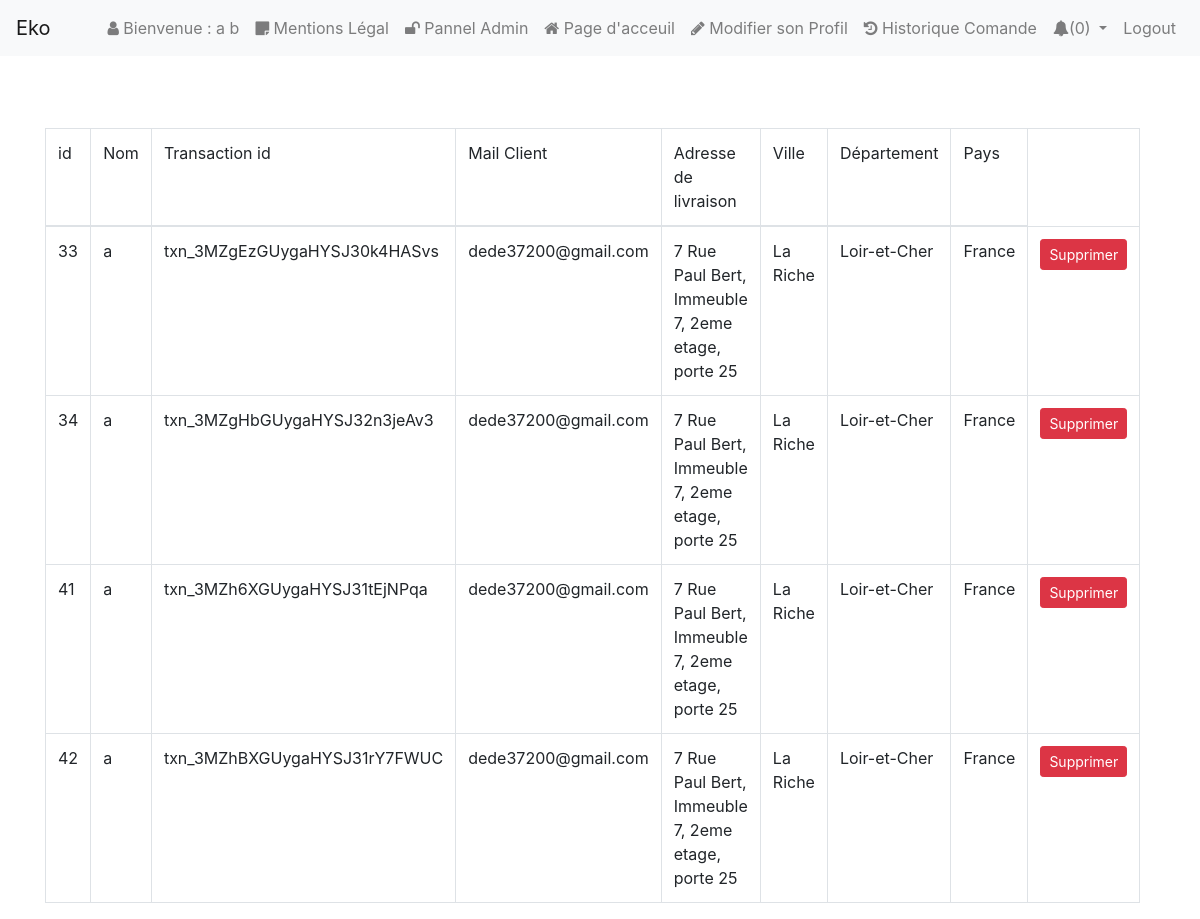
Screenshot of /connection/historique_commande.php (signed in) with the database file from the repository.
### tables this page shows
CREATE TABLE IF NOT EXISTS `order_table` (
`order_id` int(11) NOT NULL,
  `order_number` int(11) NOT NULL,
  `order_total_amount` double(12,2) NOT NULL,
  `transaction_id` varchar(200) NOT NULL,
  `card_cvc` int(5) NOT NULL,
  `card_expiry_month` varchar(30) NOT NULL,
  `card_expiry_year` varchar(30) NOT NULL,
  `order_status` varchar(50) NOT NULL,
  `card_holder_number` varchar(250) NOT NULL,
  `email_address` varchar(250) NOT NULL,
  `customer_name` varchar(250) NOT NULL,
  `customer_address` text NOT NULL,
  `customer_city` varchar(250) NOT NULL,
  `customer_pin` varchar(30) NOT NULL,
  `customer_state` varchar(250) NOT NULL,
  `customer_country` varchar(250) NOT NULL
);

### connection/historique_commande.php (the view, shortened to what this page needs)
<!DOCTYPE html>
<html lang="en">
<?php include "./header.php";?>
<body>
  <?php include "./navbar.php"; ?>
  <div class='container mt-4'>
    <div class='row'>
      <div class='col-md-8'>
        <table class='table table-bordered mt-5'>
          <thead>
            <tr>
              <td>id</td>
              <td>Nom</td>
              <td>Transaction id</td>
              <td>Mail Client</td>
              <td>Adresse de livraison</td>
              <td>Ville</td>
              <td>Département</td>
              <td>Pays</td>
            </tr>
          </thead>
          <tbody>
            <?php
              if($_SESSION["user"]["nom"]){
                $check_order= $_SESSION["user"]["nom"];
                $sql="select * from order_table WHERE customer_name = '$check_order'";
                  $res_order=$con->query($sql);
                    if($res_order->num_rows>0){
                      while($row_order=$res_order->fetch_assoc()){
                        echo "
                          <tr>
                            <td>{$row_order["order_id"]}</td>
                            <td>{$row_order["customer_name"]}</td>
                            <td>{$row_order["transaction_id"]}</td>
                            <td>{$row_order["email_address"]}</td>
                            <td>{$row_order["customer_address"]}</td>
                            <td>{$row_order["customer_city"]}</td>
                            <td>{$row_order["customer_state"]}</td>
                            <td>{$row_order["customer_country"]}</td>
                          <td><a href='delete_order.php?order_id={$row_order["order_id"]}' class='btn btn-sm btn-danger' onclick='return confirm(\"Are You Sure ?\")'>Supprimer</a></td>
                          </tr>";
                        }
                    }
                }
							?>
          </tbody>
        </table>
      </div>
    </div>
  </div>
</body>
</html>

### connection/header.php (shortened to what this page needs)
<head>
	<link rel="stylesheet" href="https://maxcdn.bootstrapcdn.com/bootstrap/4.0.0/css/bootstrap.min.css" >
	<link rel="stylesheet" href="//code.jquery.com/ui/1.13.0/themes/base/jquery-ui.css">
	<link rel="stylesheet" href="https://cdnjs.cloudflare.com/ajax/libs/font-awesome/4.4.0/css/font-awesome.css" >
</head>

### connection/navbar.php (shortened to what this page needs)
<?php
	$notifications=[];
?>
<nav class="navbar navbar-expand-lg navbar-light bg-light">
	<a class="navbar-brand" href="https://www.baimmobilier.fr/eko/connection/home.php">Eko</a>
	<div class="collapse navbar-collapse" id="navbarNav">
		<ul class="navbar-nav ml-auto">
			<li class="nav-item">
				<a class="nav-link" href="https://www.baimmobilier.fr/eko/connection/home.php"><span class='fa fa-user'></span> Bienvenue : <?= $_SESSION["user"]["nom"], ' ', $_SESSION["user"]["prenom"] ?> </a>
			</li>
			<li class="nav-item">
				<a class="nav-link" href="https://www.baimmobilier.fr/eko/mentions.php"><span class='fa fa-sticky-note'></span> Mentions Légal</a>
			</li>
			<?php
			if($_SESSION["user"]["admin"] == 1) {
			echo '<li class="nav-item"><a class="nav-link" href="https://www.baimmobilier.fr/eko/connection/admin_page.php"><span class="fa fa-unlock"></span> Pannel Admin</a></li>';
			}else{
				echo '<li class="nav-item"><a class="nav-link" href="https://www.baimmobilier.fr/eko/connection/home.php"><span class="fa fa-lock"></span> Pannel Admin</a></li>';
			}
			?>
			<li class="nav-item">
				<a class="nav-link" href="https://www.baimmobilier.fr/eko/"><span class='fa fa-home'></span> Page d'acceuil</a>
			</li>
			<li class="nav-item">
				<a class="nav-link" href="https://www.baimmobilier.fr/eko/connection/modife_profile.php"><span class='fa fa-pencil'></span> Modifier son Profil</a>
			</li>
			<li class="nav-item">
				<a class="nav-link" href="https://www.baimmobilier.fr/eko/connection/historique_commande.php"><span class='fa fa-history'></span> Historique Comande</a>
			</li>
			<li class="nav-item dropdown">
				<a class="nav-link dropdown-toggle" href="#" id="navbarDropdown" role="button" data-toggle="dropdown" aria-haspopup="true" aria-expanded="true">
					<span class='fa fa-bell'></span>(<?php echo count($notifications);?>)
				</a>
			</li>
			<li class="nav-item">
				<a class="nav-link" href="logout.php">Logout</a>
			</li>
		</ul>
	</div>
</nav>

### rows the page displays
order_table: order_id "33", customer_name "a", transaction "txn_3MZgEzGUygaHYSJ30k4HASvs", email_address "dede37200@gmail.com", customer_address "7 Rue Paul Bert, Immeuble 7, 2eme etage, porte 25", customer_city "La Riche", customer_state "Loir-et-Cher", customer_country "France"
order_table: order_id "34", customer_name "a", transaction "txn_3MZgHbGUygaHYSJ32n3jeAv3", email_address "dede37200@gmail.com", customer_address "7 Rue Paul Bert, Immeuble 7, 2eme etage, porte 25", customer_city "La Riche", customer_state "Loir-et-Cher", customer_country "France"
order_table: order_id "41", customer_name "a", transaction "txn_3MZh6XGUygaHYSJ31tEjNPqa", email_address "dede37200@gmail.com", customer_address "7 Rue Paul Bert, Immeuble 7, 2eme etage, porte 25", customer_city "La Riche", customer_state "Loir-et-Cher", customer_country "France"
order_table: order_id "42", customer_name "a", transaction "txn_3MZhBXGUygaHYSJ31rY7FWUC", email_address "dede37200@gmail.com", customer_address "7 Rue Paul Bert, Immeuble 7, 2eme etage, porte 25", customer_city "La Riche", customer_state "Loir-et-Cher", customer_country "France"

### other values shown
$_SESSION["user"]["nom"] "a"
$_SESSION["user"]["prenom"] "b"
count($notifications) "0"
